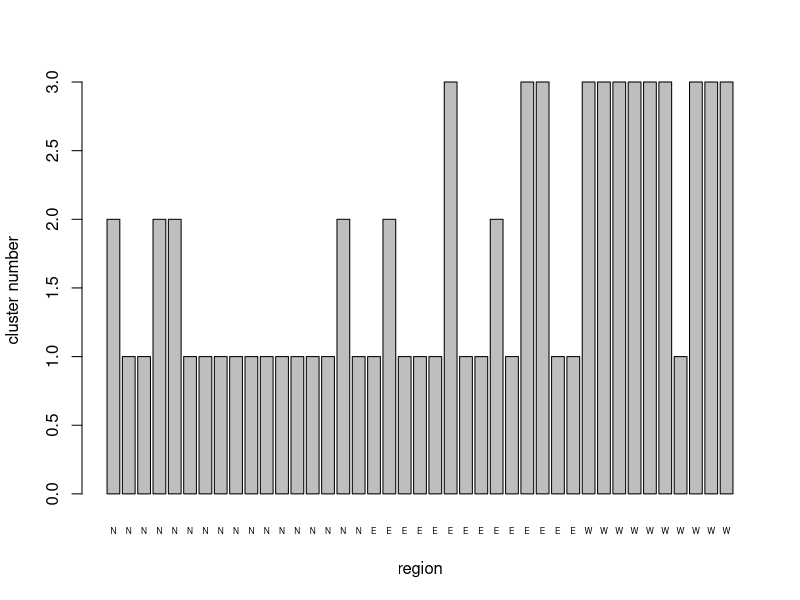
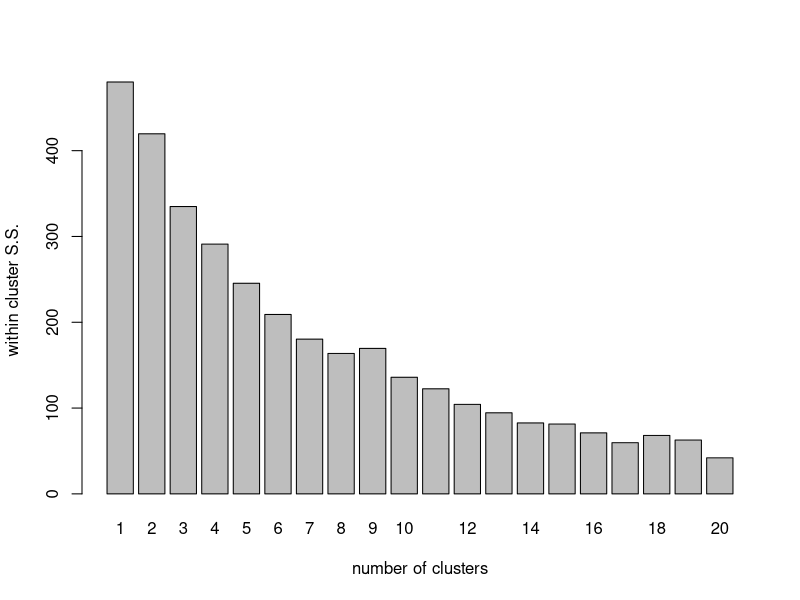
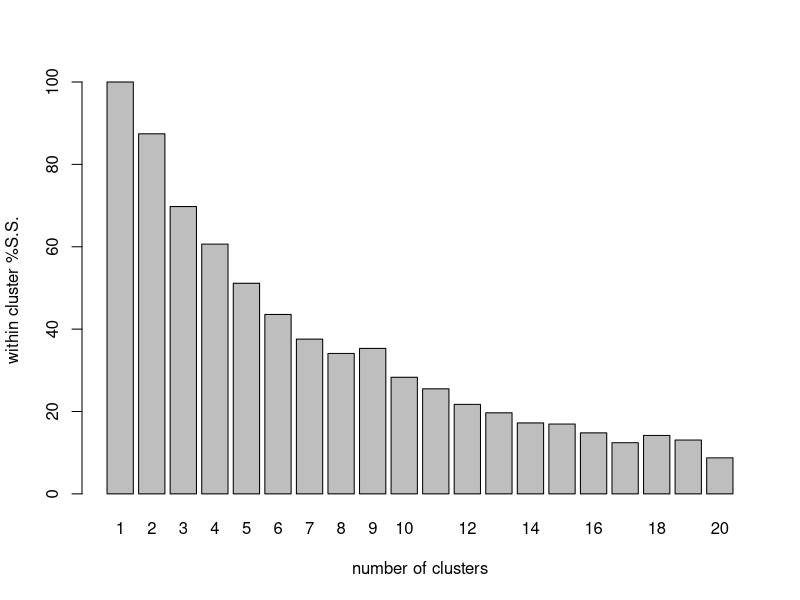
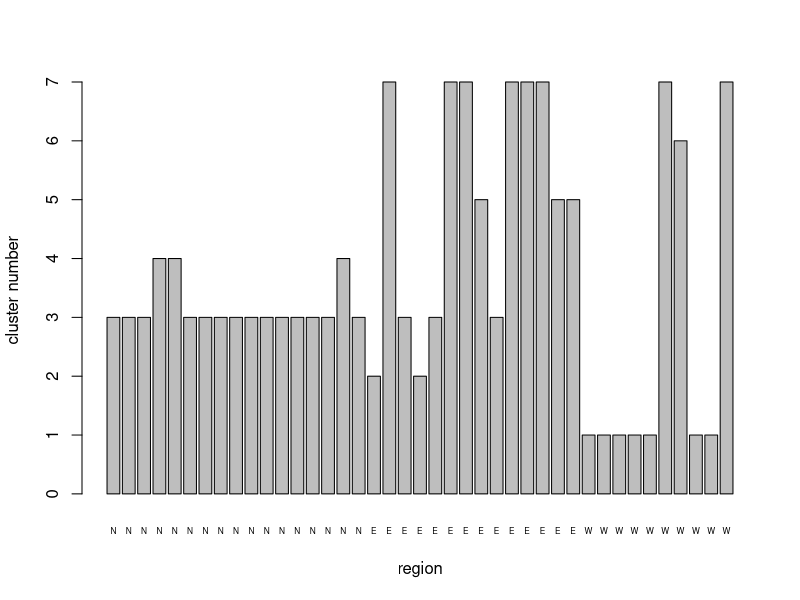
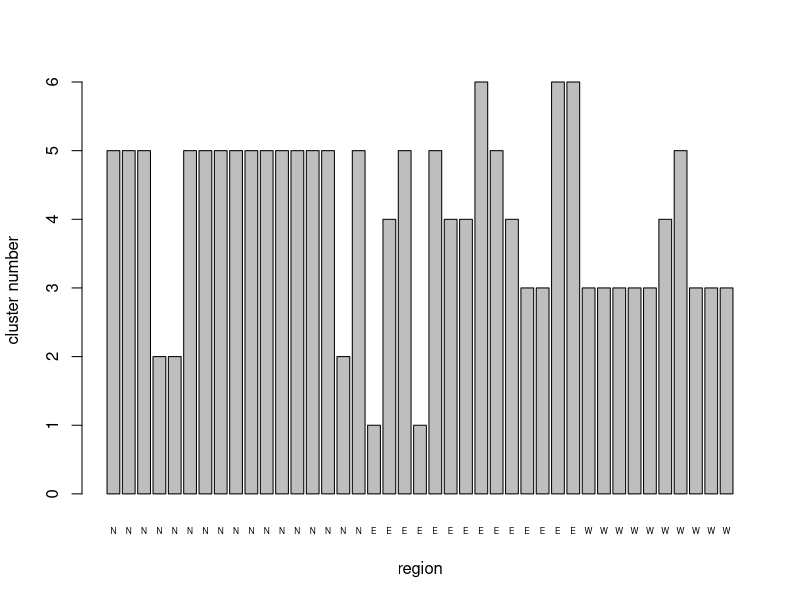
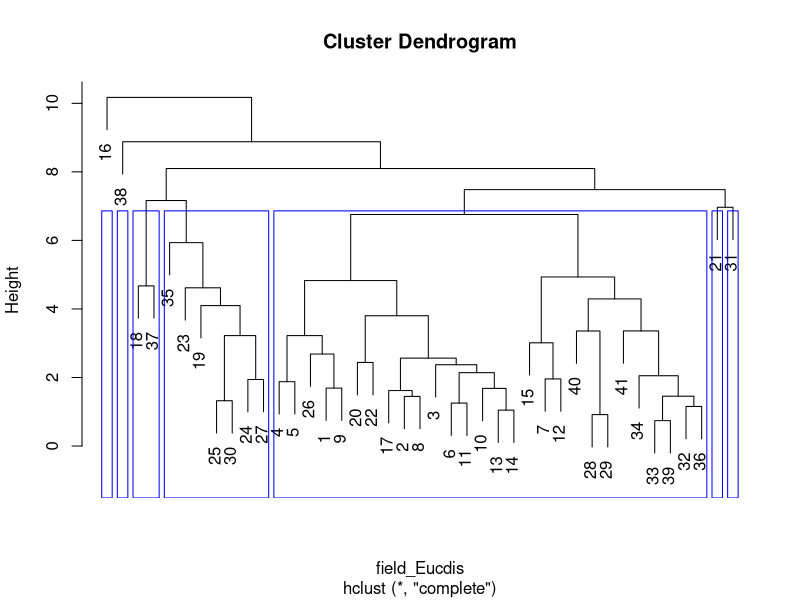
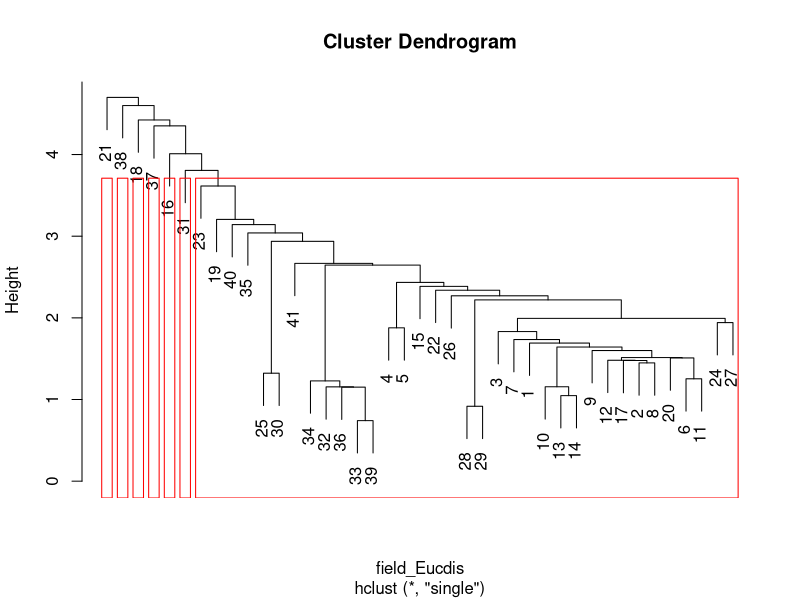
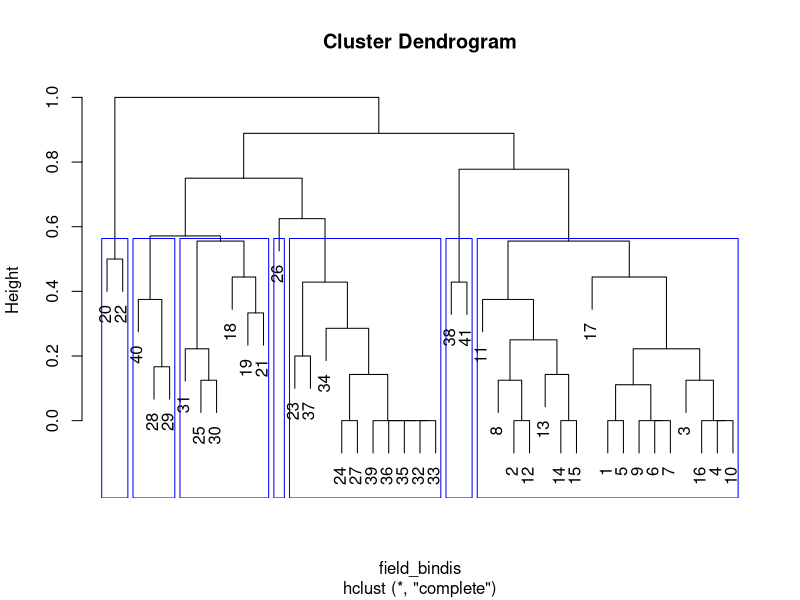

Generate these figures, in order, with R:
## ---- chunk 1
PCA1data <- read.csv("data/PCA1_Survey.csv", head = TRUE)
PCA1_cordata <- PCA1data[c(-7, -8, -9)]
head(PCA1_cordata)
## ---- chunk 2
NHCA_data1 <- data.frame(PCA1_cordata[, 1:2], scale(PCA1_cordata[, 3:14]))
head(NHCA_data1)

# Cluster the fields into 3 groups
NHCA_fields1 <- kmeans(NHCA_data1[, 3:14], 3)
NHCA_fields1
## ---- chunk 3
NHCA_3clus_plt <- barplot(NHCA_fields1$cluster,
  names.arg = PCA1_cordata$region, cex.names = 0.5, xlab = "region",
  ylab = "cluster number"
)
## ---- chunk 4
wSS_fields1 <- (nrow(NHCA_data1) - 1) * sum(apply(NHCA_data1[, 3:14], 2, var))
for (i in 2:20) wSS_fields1[i] <- sum(kmeans(NHCA_data1[, 3:14], centers = i)$withinss)
clus_plot <- barplot(wSS_fields1, xlab = "number of clusters", ylab = "within cluster S.S.", names.arg = seq(1, 20, 1))
wSS_fields1_pct <- (wSS_fields1 / wSS_fields1[1]) * 100
clus_plot_pct <- barplot(wSS_fields1_pct,
  xlab = "number of clusters",
  ylab = "within cluster %S.S.", names.arg = seq(1, 20, 1)
)
## ---- chunk 5
# Cluster the fields into 7 groups
NHCA_fields2 <- kmeans(NHCA_data1[, 3:14], 7)
NHCA_fields2
NHCA_7clus_plt <- barplot(NHCA_fields2$cluster,
  names.arg = PCA1_cordata$region, cex.names = 0.5,
  xlab = "region", ylab = "cluster number"
)
## ---- chunk 6
# Cluster the fields into 6 groups
NHCA_fields3 <- kmeans(NHCA_data1[, 3:14], 6)
NHCA_fields3
NHCA_6clus_plt <- barplot(NHCA_fields3$cluster,
  names.arg = PCA1_cordata$region, cex.names = 0.5,
  xlab = "region", ylab = "cluster number"
)
## ---- chunk 7
# Hierachical cluster analysis: Euclidean distance matrix, furthest neighbor clustering
field_Eucdis <- dist(NHCA_data1[, 3:14], method = "euclidean")
HCA_field1 <- hclust(field_Eucdis, method = "complete")
dend_field1 <- plot(HCA_field1)
field_hgroups1 <- cutree(HCA_field1, k = 7)
rect.hclust(HCA_field1, k = 7, border = "blue")

# Euclidean distance matrix, nearest neighbor clustering
HCA_field2 <- hclust(field_Eucdis, method = "single")
dend_field2 <- plot(HCA_field2)
field_hgroups2 <- cutree(HCA_field2, k = 7)
rect.hclust(HCA_field2, k = 7, border = "red")

# How do the results look if we use binary data?
# Binary distance matrix, furthest neighbor clustering

HCA_data2 <- data.frame(PCA1_cordata[, 1:2], (PCA1_cordata[, 3:14] > 0) * 1)
field_bindis <- dist(HCA_data2[, 3:14], method = "binary")
HCA_field3 <- hclust(field_bindis, method = "complete")
dend_field3 <- plot(HCA_field3)
field_hgroups3 <- cutree(HCA_field3, k = 7)
rect.hclust(HCA_field3, k = 7, border = "blue")

# Binary distance matrix, nearest neighbor clustering
HCA_field4 <- hclust(field_bindis, method = "single")
dend_field4 <- plot(HCA_field4)
field_hgroups4 <- cutree(HCA_field4, k = 7)
rect.hclust(HCA_field4, k = 7, border = "red")
